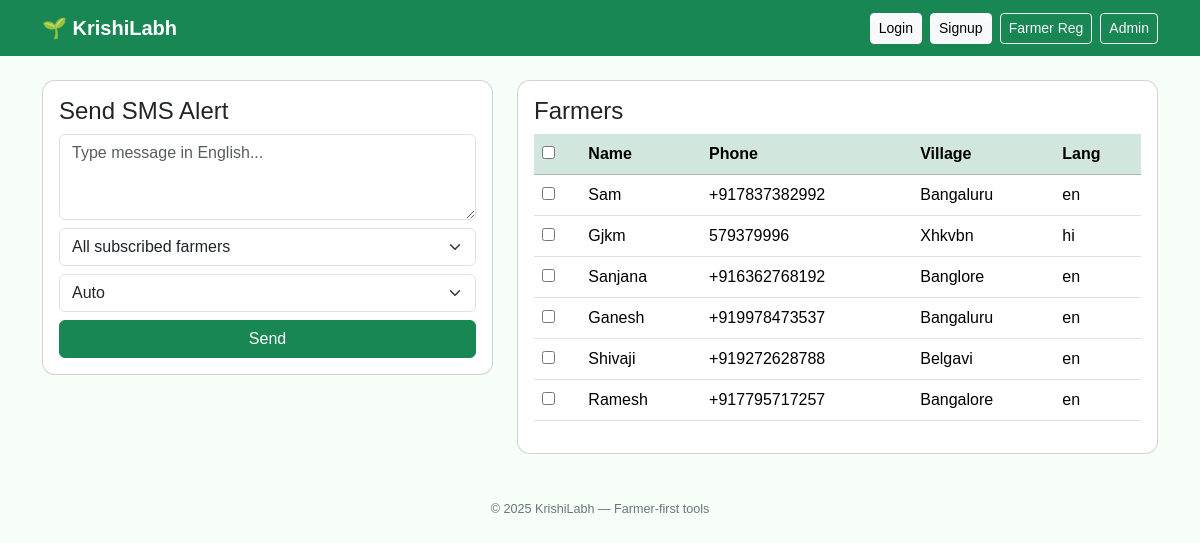
The page /admin on the database its author committed.
### tables this page shows
CREATE TABLE farmers (
        id INTEGER PRIMARY KEY AUTOINCREMENT, name TEXT, phone TEXT, village TEXT, language TEXT, subscribed INTEGER, created_at TEXT
    );

### app.py (the view)
@app.route("/admin", methods=["GET"])
def admin_panel():
    init_db()
    conn = get_db(); farmers = [dict(r) for r in conn.execute("SELECT * FROM farmers ORDER BY id DESC").fetchall()]; conn.close()
    flash_msg = request.args.get("flash","")
    return render_template("admin_panel.html", farmers=farmers, flash=flash_msg, year=datetime.now().year)

### app.py (called while the page is built)
def get_db():
    conn = sqlite3.connect(DB_PATH)
    conn.row_factory = sqlite3.Row
    return conn

def init_db():
    conn = get_db()
    conn.execute('''CREATE TABLE IF NOT EXISTS users (
        id INTEGER PRIMARY KEY AUTOINCREMENT, username TEXT UNIQUE NOT NULL, password TEXT NOT NULL
    )''')
    conn.execute('''CREATE TABLE IF NOT EXISTS records (
        id INTEGER PRIMARY KEY AUTOINCREMENT, user_id INTEGER, crop TEXT, income INTEGER, expense INTEGER, created_at TEXT
    )''')
    conn.execute('''CREATE TABLE IF NOT EXISTS farmers (
        id INTEGER PRIMARY KEY AUTOINCREMENT, name TEXT, phone TEXT, village TEXT, language TEXT, subscribed INTEGER, created_at TEXT
    )''')
    conn.execute('''CREATE TABLE IF NOT EXISTS community (
        id INTEGER PRIMARY KEY AUTOINCREMENT, title TEXT, body TEXT, created_at TEXT
    )''')
    conn.commit()
    conn.close()

### templates/admin_panel.html (shortened to what this page needs)
{% extends "layout.html" %}
{% block content %}
<div class="row">
  <div class="col-md-5">
    <div class="card p-3">
      <h4>Send SMS Alert</h4>
      <form method="POST" action="{{ url_for('send_alert') }}">
        <div class="mb-2"><textarea name="message" class="form-control" rows="3" placeholder="Type message in English..." required></textarea></div>
        <div class="mb-2">
          <select name="target" class="form-select">
            <option value="all">All subscribed farmers</option>
          </select>
        </div>
        <div class="mb-2"><select name="force_lang" class="form-select"><option value="">Auto</option><option value="en">English</option><option value="hi">Hindi</option><option value="kn">Kannada</option></select></div>
        <button class="btn btn-success w-100">Send</button>
      </form>
    </div>
  </div>
  <div class="col-md-7">
    <div class="card p-3">
      <h4>Farmers</h4>
      <table class="table">
        <thead class="table-success"><tr><th><input id="check_all" type="checkbox"></th><th>Name</th><th>Phone</th><th>Village</th><th>Lang</th></tr></thead>
        <tbody>
          {% for f in farmers %}
          <tr><td><input class="row_check" value="{{ f['id'] }}" type="checkbox"></td><td>{{ f['name'] }}</td><td>{{ f['phone'] }}</td><td>{{ f['village'] }}</td><td>{{ f['language'] }}</td></tr>
          {% endfor %}
        </tbody>
      </table>
    </div>
  </div>
</div>
{% endblock %}

### templates/layout.html (shortened to what this page needs)
<!doctype html>
<html lang="en">
<head>
  <link href="https://cdn.jsdelivr.net/npm/bootstrap@5.3.3/dist/css/bootstrap.min.css" rel="stylesheet">
  <link href="{{ url_for('static', filename='css/style.css') }}" rel="stylesheet">
</head>
<body>
<nav class="navbar navbar-expand-lg navbar-success bg-success">
  <div class="container">
    <a class="navbar-brand text-white" href="/">🌱 KrishiLabh</a>
    <div class="d-flex gap-2">
      {% if 'user_id' in session %}
        <a class="btn btn-light btn-sm" href="{{ url_for('dashboard') }}">Dashboard</a>
        <a class="btn btn-light btn-sm" href="{{ url_for('logout') }}">Logout</a>
      {% else %}
        <a class="btn btn-light btn-sm" href="{{ url_for('login') }}">Login</a>
        <a class="btn btn-light btn-sm" href="{{ url_for('signup') }}">Signup</a>
      {% endif %}
      <a class="btn btn-outline-light btn-sm" href="{{ url_for('register_farmer') }}">Farmer Reg</a>
      <a class="btn btn-outline-light btn-sm" href="{{ url_for('admin_panel') }}">Admin</a>
    </div>
  </div>
</nav>
<div class="container my-4">
  {% block content %}{% endblock %}
</div>
<footer class="text-center">
  <small class="muted">© {{ year }} KrishiLabh — Farmer-first tools</small>
</footer>
</body>
</html>

### static/css/style.css (style rules this page uses)
body { background: #f7fdf7; font-family: Arial, sans-serif; }
.navbar-brand { font-weight: 700; }
.card { border-radius: 0.8rem; }
footer { color:#6c757d; font-size:.9rem; padding:20px 0; }
small.muted { color:#6c757d; }

### rows shown on the page
farmers: name "Sam", phone "+917837382992", village "Bangaluru", language "en"
farmers: name "Gjkm", phone "579379996", village "Xhkvbn", language "hi"
farmers: name "Sanjana", phone "+916362768192", village "Banglore", language "en"
farmers: name "Ganesh", phone "+919978473537", village "Bangaluru", language "en"
farmers: name "Shivaji", phone "+919272628788", village "Belgavi", language "en"
farmers: name "Ramesh", phone "+917795717257", village "Bangalore", language "en"
